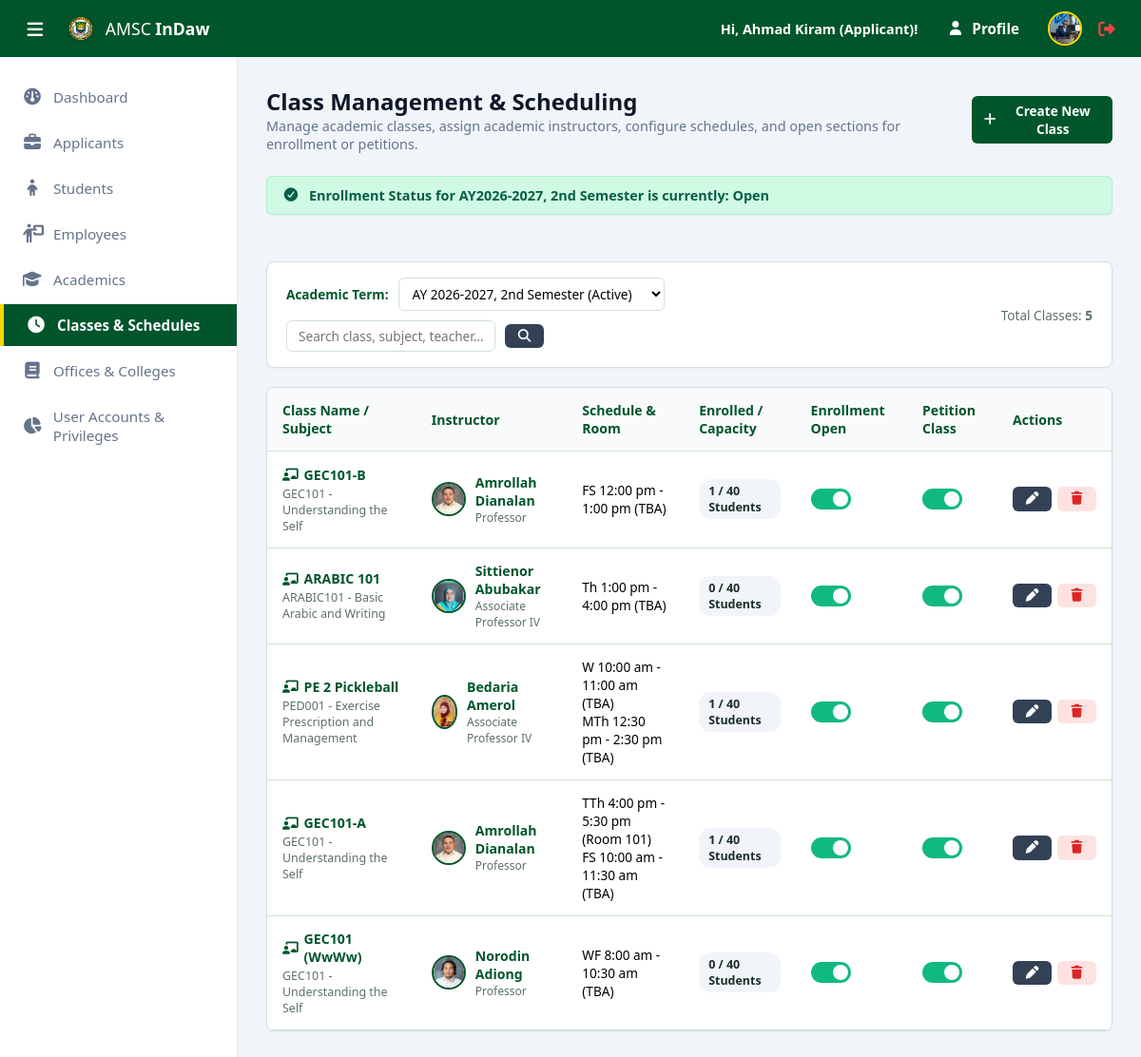
The app's page /admin/classes.php (signed in) with its own data.
### tables this page shows
CREATE TABLE `applicants` (
  `ApplicantID` int(11) NOT NULL,
  `UserID` int(11) NOT NULL,
  `ApplicationNumber` varchar(30) NOT NULL,
  `FirstName` varchar(50) NOT NULL,
  `MiddleName` varchar(50) DEFAULT NULL,
  `LastName` varchar(50) NOT NULL,
  `ExtName` enum('Jr.','Sr.','II','III','IV','V','VI') DEFAULT NULL,
  `Gender` enum('Male','Female') NOT NULL,
  `BirthDate` date NOT NULL,
  `ContactNumber` varchar(20) NOT NULL,
  `Address` text NOT NULL,
  `PreferredProgramID_1` int(11) NOT NULL,
  `PreferredProgramID_2` int(11) DEFAULT NULL,
  `PreferredProgramID_3` int(11) DEFAULT NULL,
  `ApplicationStatus` enum('Pending','Under Review','Approved','Rejected') DEFAULT 'Pending',
  `SubmittedAt` timestamp NOT NULL DEFAULT current_timestamp(),
  `ProfilePicture` varchar(255) DEFAULT NULL,
  `UpdatedAt` timestamp NOT NULL DEFAULT current_timestamp() ON UPDATE current_timestamp()
);

CREATE TABLE `academic_years` (
  `ID` int(11) NOT NULL,
  `YearCode` varchar(20) NOT NULL,
  `Semester` varchar(20) NOT NULL,
  `IsActive` tinyint(1) DEFAULT 0,
  `CreatedAt` timestamp NOT NULL DEFAULT current_timestamp(),
  `EnrollmentStatus` enum('Open','Closed') DEFAULT 'Closed',
  `UpdatedAt` timestamp NOT NULL DEFAULT current_timestamp() ON UPDATE current_timestamp()
);

CREATE TABLE `classes` (
  `ID` int(11) NOT NULL,
  `ClassName` varchar(50) NOT NULL,
  `CurriculumSubjectID` int(11) NOT NULL,
  `InstructorID` int(11) DEFAULT NULL,
  `AcademicYearID` int(11) NOT NULL,
  `MaxCapacity` int(11) DEFAULT 40,
  `IsEnrollmentOpen` tinyint(1) DEFAULT 0,
  `IsPetition` tinyint(1) DEFAULT 0,
  `UpdatedAt` timestamp NOT NULL DEFAULT current_timestamp() ON UPDATE current_timestamp()
);

CREATE TABLE `staff_members` (
  `StaffID` int(11) NOT NULL,
  `UserID` int(11) DEFAULT NULL,
  `EmployeeNumber` varchar(30) NOT NULL,
  `FirstName` varchar(50) NOT NULL,
  `MiddleName` varchar(50) DEFAULT NULL,
  `LastName` varchar(50) NOT NULL,
  `ExtName` enum('Jr.','Sr.','II','III','IV','V','VI') DEFAULT NULL,
  `ContactNumber` varchar(20) DEFAULT NULL,
  `Gender` enum('Male','Female') NOT NULL,
  `EmploymentStatus` enum('Full-Time','Part-Time','Contractual') DEFAULT 'Full-Time',
  `IsActive` tinyint(1) DEFAULT 1,
  `CreatedAt` timestamp NOT NULL DEFAULT current_timestamp(),
  `DateOfBirth` date DEFAULT NULL,
  `HomeAddress` text DEFAULT NULL,
  `ProfilePicture` varchar(255) DEFAULT NULL,
  `PositionTitle` varchar(100) DEFAULT NULL,
  `UpdatedAt` timestamp NOT NULL DEFAULT current_timestamp() ON UPDATE current_timestamp()
);

### admin/classes.php (the view, shortened to what the rows shown need)
<?php
require_once '../config/db.php';
require_once '../config/session_check.php';
$aySql = "SELECT ID, YearCode, Semester, IsActive, EnrollmentStatus, CONCAT('AY ', YearCode, ', ', Semester) AS Term FROM academic_years ORDER BY CreatedAt DESC";
$ayRes = mysqli_query($conn, $aySql);
$defaultActiveAyID = 1;
while ($ayRow = mysqli_fetch_assoc($ayRes)) {
    if ($ayRow['IsActive'] == 1) {
        $defaultActiveAyID = $ayRow['ID'];
    }
}
$selectedAyID = filter_input(INPUT_GET, 'ayid', FILTER_VALIDATE_INT) ?: $defaultActiveAyID;
$aySql = "SELECT * FROM academic_years WHERE IsActive = 1 LIMIT 1";
$ayRes = mysqli_query($conn, $aySql);
$currentTerm = mysqli_fetch_assoc($ayRes);
$activeTerm = 'AY' . $currentTerm['YearCode'] . ', ' . $currentTerm['Semester'];
$enrollmentStatus = $currentTerm['EnrollmentStatus'];
$page = filter_input(INPUT_GET, 'page', FILTER_VALIDATE_INT) ?: 1;
$limit = 10;
$offset = ($page - 1) * $limit;
$whereClause = "WHERE c.AcademicYearID = $selectedAyID";
$classesQuery = "
    SELECT c.*,
           s.SubjectCode, s.SubjectTitle,
           sm.StaffID, sm.FirstName AS InstFirst, sm.LastName AS InstLast, sm.ProfilePicture AS InstPhoto, sm.EmployeeNumber, sm.PositionTitle, sm.ContactNumber, sm.DateOfBirth, sm.HomeAddress,
           (SELECT COUNT(*) FROM enrollments e WHERE e.ClassID = c.ID AND e.Status = 'Enrolled') AS EnrolledCount
    FROM classes c
    JOIN curriculum_subjects cs ON c.CurriculumSubjectID = cs.ID
    LEFT JOIN subjects s ON cs.SubjectID = s.ID
    LEFT JOIN staff_members sm ON c.InstructorID = sm.StaffID
    {$whereClause}
    ORDER BY c.ID DESC
    LIMIT $limit OFFSET $offset
";
$classesRes = mysqli_query($conn, $classesQuery);
$classesList = [];
while ($row = mysqli_fetch_assoc($classesRes)) {
    $classID = $row['ID'];
    $schedQuery = "SELECT * FROM class_schedules WHERE ClassID = $classID";
    $schedRes = mysqli_query($conn, $schedQuery);
    $schedules = [];
    while ($sc = mysqli_fetch_assoc($schedRes)) {
        $schedules[] = $sc;
    }
    $row['Schedules'] = $schedules;
    $classesList[] = $row;
}
?>
<!DOCTYPE html>
<html lang="en">
<head>
    <?php include "../includes/head.php"; ?>
</head>
<body class="dashboard-body">
    <?php include '../includes/header.php'; ?>
    <div class="dashboard-wrapper">
        <main class="dashboard-content">
            <div class="content-header">
                <div>
                    <h2>Class Management & Scheduling</h2>
                </div>
            </div>
            <?php
                $statusLower = strtolower(trim($enrollmentStatus));
                $alertClass = ($statusLower === 'open') ? 'open' : 'closed';
            ?>
            <div class="enrollment-alert-banner <?= $alertClass ?>">
                <span>Enrollment Status for <strong><?= htmlspecialchars($activeTerm) ?></strong> is currently: <strong><?= htmlspecialchars($enrollmentStatus) ?></strong></span>
            </div>
            <div class="classes-container">
                <div class="classes-table-card">
                    <div style="overflow-x: auto;">
                        <table class="classes-table">
                            <thead>
                                <tr>
                                    <th>Class Name / Subject</th>
                                    <th>Instructor</th>
                                    <th>Schedule & Room</th>
                                    <th>Enrolled / Capacity</th>
                                    <th>Enrollment Open</th>
                                    <th>Petition Class</th>
                                    <th>Actions</th>
                                </tr>
                            </thead>
                            <tbody>
                                <?php if (!empty($classesList)): ?>
                                    <?php foreach ($classesList as $cls): ?>
                                        <?php
                                            $schedStrings = [];
                                            if (!empty($cls['Schedules'])) {
                                                foreach ($cls['Schedules'] as $sc) {
                                                    $days = htmlspecialchars($sc['DayOfWeek']);
                                                    $start = date('g:i a', strtotime($sc['StartTime']));
                                                    $end = date('g:i a', strtotime($sc['EndTime']));
                                                    $room = htmlspecialchars($sc['RoomAssignment'] ?? 'TBA');
                                                    $schedStrings[] = "{$days} {$start} - {$end} ({$room})";
                                                }
                                            }
                                            $formattedSchedule = !empty($schedStrings) ? implode(' <br> ', $schedStrings) : '<span class="text-muted">No schedule assigned</span>';
                                            $instPhoto = !empty($cls['InstPhoto']) ? '../assets/uploads/profiles/' . htmlspecialchars($cls['InstPhoto']) : '../assets/images/default-avatar.png';
                                            $instName = !empty($cls['InstLast']) ? htmlspecialchars("{$cls['InstFirst']} {$cls['InstLast']}") : 'Unassigned Instructor';
                                        ?>
                                        <tr>
                                            <td>
                                                <a href="class_view?id=<?= $cls['ID'] ?>" class="class-link">
                                                    <i class="fa-solid fa-chalkboard-user"></i> <?= htmlspecialchars($cls['ClassName']) ?>
                                                </a>
                                                <div style="font-size: 0.78rem; color: var(--text-muted); margin-top: 2px;">
                                                    <?= htmlspecialchars($cls['SubjectCode']) ?> - <?= htmlspecialchars_decode($cls['SubjectTitle']) ?>
                                                </div>
                                            </td>
                                            <td>
                                                <?php if (!empty($cls['StaffID'])): ?>
                                                    <div class="instructor-cell">
                                                        <img src="<?= $instPhoto ?>" alt="Instructor" class="instructor-avatar">
                                                        <div>
                                                            <a class="instructor-name-link" onclick='openInstructorModal(<?= json_encode($cls) ?>)'><?= $instName ?></a>
                                                            <div style="font-size: 0.75rem; color: var(--text-muted);"><?= htmlspecialchars($cls['PositionTitle'] ?? 'Academic Staff') ?></div>
                                                        </div>
                                                    </div>
                                                <?php else: ?>
                                                    <span class="text-muted" style="font-style: italic; font-size: 0.82rem;">Unassigned</span>
                                                <?php endif; ?>
                                            </td>
                                            <td><div style="font-size: 0.85rem; line-height: 1.4;"><?= $formattedSchedule ?></div></td>
                                            <td>
                                                <span class="capacity-badge"><?= $cls['EnrolledCount'] ?> / <?= $cls['MaxCapacity'] ?> Students</span>
                                            </td>
                                            <td>
                                                <label class="switch" title="Toggle Enrollment">
                                                    <span class="slider"></span>
                                                </label>
                                            </td>
                                            <td>
                                                <label class="switch" title="Toggle Petition Status">
                                                    <span class="slider"></span>
                                                </label>
                                            </td>
                                            <td>
                                                <div style="display: flex; gap: 6px;">
                                                    <button type="button" class="btn btn-secondary btn-sm" onclick='openClassModal(<?= json_encode($cls) ?>)' title="Edit Class">
                                                        <i class="fa-solid fa-pen"></i>
                                                    </button>
                                                    <form action="classes" method="POST" onsubmit="return confirm('Are you sure you want to delete this class?');" style="display: inline;">
                                                        <button type="submit" class="btn btn-sm" style="background:#fee2e2; color:#dc2626;" title="Delete">
                                                            <i class="fa-solid fa-trash"></i>
                                                        </button>
                                                    </form>
                                                </div>
                                            </td>
                                        </tr>
                                    <?php endforeach; ?>
                                <?php else: ?>
                                    <tr>
                                        <td colspan="7" style="text-align: center; padding: 30px; color: var(--text-muted);">No classes found for the selected academic term.</td>
                                    </tr>
                                <?php endif; ?>
                            </tbody>
                        </table>
                    </div>
                </div>
            </div>
        </main>
    </div>
</body>
</html>

### includes/header.php (shortened to what the rows shown need)
<header class="topbar">
    <div class="topbar-right">
        <div class="user-profile-menu">
            <span class="user-name">Hi, <?= !empty($userFirstName) ? $userFirstName : 'User' ?> (<?= $module === 'admin' ? 'Admin' : 'Applicant' ?>)!</span>
            <a href="profile" class="btn btn-primary"><i class="fa-solid fa-user"></i> Profile</a>
            <img src="<?= $userProfilePicture ?>" alt="Profile" class="user-avatar">
            <a href="/amsc_indaw/logout" class="btn-logout" title="Logout">
                <i class="fa-solid fa-right-from-bracket"></i>
            </a>
        </div>
    </div>
</header>

### records on screen
applicants: FirstName "Ahmad Kiram", ProfilePicture (picture)
academic_years: activeTerm "AY2026-2027, 2nd Semester", EnrollmentStatus "Open"
classes: ClassName "GEC101-B", SubjectCode "GEC101", SubjectTitle "Understanding the Self", InstructorID.ProfilePicture (picture), InstructorID.FirstName "Amrollah Dianalan", InstructorID.PositionTitle "Professor", schedStrings "FS 12:00 pm - 1:00 pm (TBA)", EnrolledCount "1", MaxCapacity "40"
classes: ClassName "ARABIC 101", SubjectCode "ARABIC101", SubjectTitle "Basic Arabic and Writing", InstructorID.ProfilePicture (picture), InstructorID.FirstName "Sittienor Abubakar", InstructorID.PositionTitle "Associate Professor IV", schedStrings "Th 1:00 pm - 4:00 pm (TBA)", EnrolledCount "0", MaxCapacity "40"
classes: ClassName "PE 2 Pickleball", SubjectCode "PED001", SubjectTitle "Exercise Prescription and Management", InstructorID.ProfilePicture (picture), InstructorID.FirstName "Bedaria Amerol", InstructorID.PositionTitle "Associate Professor IV", schedStrings "W 10:00 am - 11:00 am (TBA) MTh 12:30 pm - 2:30 pm (TBA)", EnrolledCount "1", MaxCapacity "40"
classes: ClassName "GEC101-A", SubjectCode "GEC101", SubjectTitle "Understanding the Self", InstructorID.ProfilePicture (picture), InstructorID.FirstName "Amrollah Dianalan", InstructorID.PositionTitle "Professor", schedStrings "TTh 4:00 pm - 5:30 pm (Room 101) FS 10:00 am - 11:30 am (TBA)", EnrolledCount "1", MaxCapacity "40"
classes: ClassName "GEC101 (WwWw)", SubjectCode "GEC101", SubjectTitle "Understanding the Self", InstructorID.ProfilePicture (picture), InstructorID.FirstName "Norodin Adiong", InstructorID.PositionTitle "Professor", schedStrings "WF 8:00 am - 10:30 am (TBA)", EnrolledCount "0", MaxCapacity "40"

### other values on screen
$totalRecords "5"
form field ayid "AY 2026-2027, 2nd Semester (Active)"
